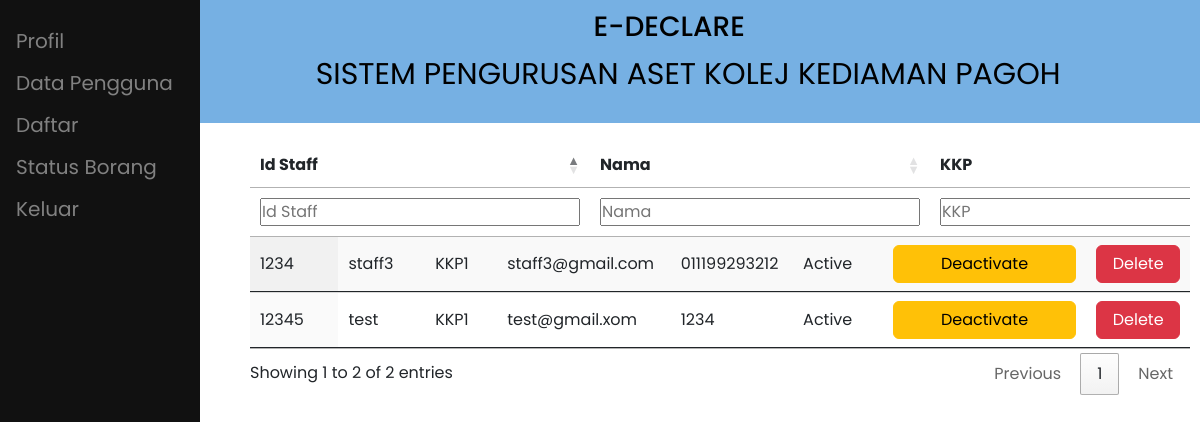
Page /admin/viewPenyelia.php on the committed database.
### tables this page shows
CREATE TABLE `penyelia` (
  `id_staff` int(10) NOT NULL,
  `nama_staff` varchar(50) NOT NULL,
  `email_staff` varchar(100) NOT NULL,
  `kata_laluan_s` varchar(100) NOT NULL,
  `no_telefon_s` varchar(20) NOT NULL,
  `jenis_pengguna` varchar(255) NOT NULL DEFAULT 'penyelia',
  `status` int(11) NOT NULL DEFAULT 0,
  `KKP` varchar(255) NOT NULL
);

### admin/viewPenyelia.php (the view, shortened to what this page needs)
<?php
require "../conn.php";
?>
<!DOCTYPE html>
<html lang="en">
<head>
  <link rel="stylesheet" href="../css/style.css">
  <link href='https://unpkg.com/boxicons@2.1.2/css/boxicons.min.css' rel='stylesheet'>
  <link href="https://cdn.jsdelivr.net/npm/bootstrap@5.2.0-beta1/dist/css/bootstrap.min.css" rel="stylesheet">
  <link rel="stylesheet" href="https://cdn.datatables.net/1.12.1/css/jquery.dataTables.min.css">
  <link rel="stylesheet" href="https://cdn.datatables.net/buttons/2.2.3/css/buttons.dataTables.min.css">
  <link rel="stylesheet" href="../css/admin.css">
</head>
<body>
  <div class="header">
    <h3>&nbsp;&nbsp;&nbsp;&nbsp;&nbsp;&nbsp;&nbsp;&nbsp;&nbsp;&nbsp;&nbsp;&nbsp;&nbsp;&nbsp;&nbsp;&nbsp;&nbsp;&nbsp;&nbsp;E-DECLARE</h3>
    <p>&nbsp;&nbsp;&nbsp;&nbsp;&nbsp;&nbsp;&nbsp;&nbsp;&nbsp;&nbsp;&nbsp;&nbsp;&nbsp;&nbsp;&nbsp;&nbsp;&nbsp;&nbsp;&nbsp;&nbsp;&nbsp;&nbsp;SISTEM PENGURUSAN ASET KOLEJ KEDIAMAN PAGOH</p>
  </div>
  <?php include "admin_sidenav.php" ?>
  <div class="content">
    <table id="example" class="display table" style="width:100%">
      <thead>
        <tr>
          <th>Id Staff</th>
          <th>Nama</th>
          <th>KKP</th>
        </tr>
      </thead>
      <tbody>
        <?php
        $sql = "SELECT * FROM penyelia";
        $result = $conn->query($sql);
        if ($result->num_rows > 0) {
          while ($row = $result->fetch_assoc()) {
        ?>
            <tr>
              <td><?php echo $row['id_staff'] ?></td>
              <td><?php echo $row['nama_staff'] ?></td>
              <td><?php echo $row['KKP'] ?></td>
              <td><?php echo $row['email_staff'] ?></td>
              <td><?php echo $row['no_telefon_s'] ?></td>
              <td>
                <?php
                  if ($row['status'] == 0) {
                    echo "Not active";
                  }else{
                    echo "Active";
                  }
                ?>
              </td>
              <td>
                <?php
                if ($row['status'] == 0) {
                ?>
                  <a class="btn btn-success w-100" onclick="return confirm('Are you sure you want to activate this user?')" href="activate.php?id_penyelia=<?php echo $row['id_staff'] ?>">
                    Activate
                  </a>
                <?php
                }
                else{
                  ?>
                  <a class="btn btn-warning w-100" onclick="return confirm('Are you sure you want to deactivate this user?')" href="deactivate.php?id_penyelia=<?php echo $row['id_staff'] ?>">
                    Deactivate
                  </a>
                <?php
                }
                ?>
              </td>
              <td>
              <a class="btn btn-danger w-100" href="delete.php?penyelia_id=<?php echo $row['id_staff'] ?>" onclick="return confirm('Are you sure you want to delete this user?')">
                Delete
              </a>
              </td>
            </tr>
        <?php
          }
        }
        ?>
      </tbody>
    </table>
  </div>
</body>
</html>

### css/style.css (style rules this page uses)
* { margin: 0; padding: 0; box-sizing: border-box; font-family: "Poppins", sans-serif; }
body { position: relative; min-height: 100vh; width: 100%; overflow: hidden; overflow-y: scroll; }
.content { width: auto; height: 1200px; margin-left: 240px; position: relative; background: #fff; top: 10px; }
td, th { border: 1px solid #999; padding: 20px; }

### css/admin.css (style rules this page uses)
.header { padding: 10px; text-align: center; background: #76b0e3; color: black; font-size: 30px; }
.content { padding: 10px; }

### rows in the picture
penyelia: id_staff "1234", nama_staff "staff3", KKP "KKP1", email_staff "staff3@gmail.com", no_telefon_s "011199293212", status "Active"
penyelia: id_staff "12345", nama_staff "test", KKP "KKP1", email_staff "test@gmail.xom", no_telefon_s "1234", status "Active"
